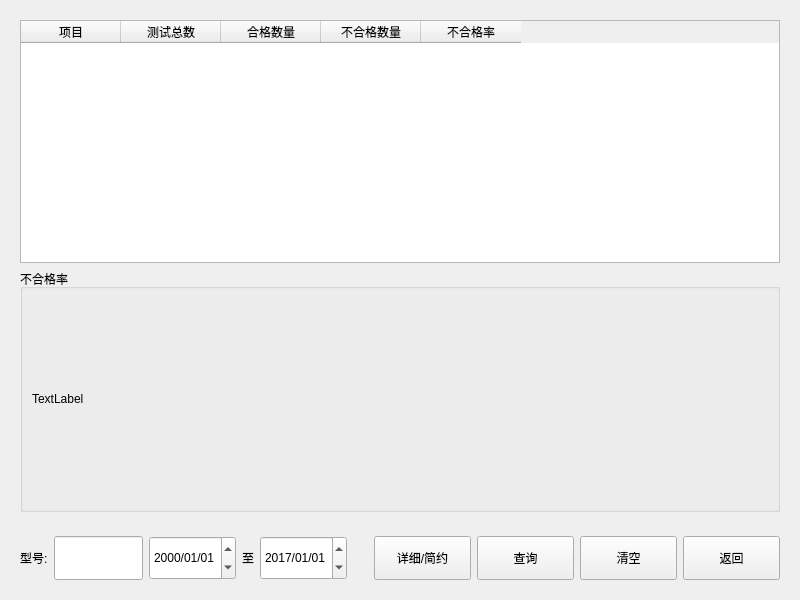
<?xml version="1.0" encoding="UTF-8"?>
<ui version="4.0">
 <class>CWinData</class>
 <widget class="QWidget" name="CWinData">
  <property name="geometry">
   <rect>
    <x>0</x>
    <y>0</y>
    <width>800</width>
    <height>600</height>
   </rect>
  </property>
  <property name="windowTitle">
   <string>Form</string>
  </property>
  <layout class="QVBoxLayout" name="verticalLayout" stretch="1,0">
   <item>
    <widget class="QStackedWidget" name="WidgetShow">
     <property name="currentIndex">
      <number>1</number>
     </property>
     <widget class="QWidget" name="WidgetTestData">
      <layout class="QVBoxLayout" name="verticalLayout_2">
       <item>
        <widget class="QTableView" name="TabTestData">
         <attribute name="verticalHeaderVisible">
          <bool>false</bool>
         </attribute>
        </widget>
       </item>
      </layout>
     </widget>
     <widget class="QWidget" name="WidgetDetail">
      <layout class="QVBoxLayout" name="verticalLayout_3">
       <item>
        <widget class="QTableWidget" name="TabDetail">
         <attribute name="verticalHeaderVisible">
          <bool>false</bool>
         </attribute>
         <column>
          <property name="text">
           <string>项目</string>
          </property>
         </column>
         <column>
          <property name="text">
           <string>测试总数</string>
          </property>
         </column>
         <column>
          <property name="text">
           <string>合格数量</string>
          </property>
         </column>
         <column>
          <property name="text">
           <string>不合格数量</string>
          </property>
         </column>
         <column>
          <property name="text">
           <string>不合格率</string>
          </property>
         </column>
        </widget>
       </item>
       <item>
        <widget class="QGroupBox" name="WinDetail">
         <property name="sizePolicy">
          <sizepolicy hsizetype="Preferred" vsizetype="Expanding">
           <horstretch>0</horstretch>
           <verstretch>0</verstretch>
          </sizepolicy>
         </property>
         <property name="title">
          <string>不合格率</string>
         </property>
         <layout class="QGridLayout" name="gridLayout">
          <item row="0" column="0">
           <widget class="Histogram" name="TextHistogram">
            <property name="sizePolicy">
             <sizepolicy hsizetype="Preferred" vsizetype="Expanding">
              <horstretch>0</horstretch>
              <verstretch>0</verstretch>
             </sizepolicy>
            </property>
            <property name="text">
             <string>TextLabel</string>
            </property>
           </widget>
          </item>
         </layout>
        </widget>
       </item>
      </layout>
     </widget>
    </widget>
   </item>
   <item>
    <widget class="QWidget" name="WidgetCtrl" native="true">
     <layout class="QHBoxLayout" name="horizontalLayout">
      <item>
       <widget class="QLabel" name="label_2">
        <property name="text">
         <string>型号:</string>
        </property>
       </widget>
      </item>
      <item>
       <widget class="QLineEdit" name="EditType">
        <property name="sizePolicy">
         <sizepolicy hsizetype="Expanding" vsizetype="Expanding">
          <horstretch>0</horstretch>
          <verstretch>0</verstretch>
         </sizepolicy>
        </property>
       </widget>
      </item>
      <item>
       <widget class="QDateEdit" name="DateEdit1">
        <property name="sizePolicy">
         <sizepolicy hsizetype="Minimum" vsizetype="Expanding">
          <horstretch>0</horstretch>
          <verstretch>0</verstretch>
         </sizepolicy>
        </property>
        <property name="displayFormat">
         <string>yyyy/MM/dd</string>
        </property>
       </widget>
      </item>
      <item>
       <widget class="QLabel" name="label">
        <property name="text">
         <string>至</string>
        </property>
       </widget>
      </item>
      <item>
       <widget class="QDateEdit" name="DateEdit2">
        <property name="sizePolicy">
         <sizepolicy hsizetype="Minimum" vsizetype="Expanding">
          <horstretch>0</horstretch>
          <verstretch>0</verstretch>
         </sizepolicy>
        </property>
        <property name="dateTime">
         <datetime>
          <hour>0</hour>
          <minute>0</minute>
          <second>0</second>
          <year>2017</year>
          <month>1</month>
          <day>1</day>
         </datetime>
        </property>
        <property name="displayFormat">
         <string>yyyy/MM/dd</string>
        </property>
       </widget>
      </item>
      <item>
       <spacer name="horizontalSpacer">
        <property name="orientation">
         <enum>Qt::Horizontal</enum>
        </property>
        <property name="sizeHint" stdset="0">
         <size>
          <width>40</width>
          <height>20</height>
         </size>
        </property>
       </spacer>
      </item>
      <item>
       <widget class="QPushButton" name="BtnShow">
        <property name="minimumSize">
         <size>
          <width>97</width>
          <height>44</height>
         </size>
        </property>
        <property name="text">
         <string>详细/简约</string>
        </property>
       </widget>
      </item>
      <item>
       <widget class="QPushButton" name="BtnCheck">
        <property name="minimumSize">
         <size>
          <width>97</width>
          <height>44</height>
         </size>
        </property>
        <property name="text">
         <string>查询</string>
        </property>
       </widget>
      </item>
      <item>
       <widget class="QPushButton" name="BtnClear">
        <property name="minimumSize">
         <size>
          <width>97</width>
          <height>44</height>
         </size>
        </property>
        <property name="text">
         <string>清空</string>
        </property>
       </widget>
      </item>
      <item>
       <widget class="QPushButton" name="BtnExit">
        <property name="minimumSize">
         <size>
          <width>97</width>
          <height>44</height>
         </size>
        </property>
        <property name="text">
         <string>返回</string>
        </property>
       </widget>
      </item>
     </layout>
    </widget>
   </item>
  </layout>
 </widget>
 <customwidgets>
  <customwidget>
   <class>Histogram</class>
   <extends>QLabel</extends>
   <header>Histogram.h</header>
  </customwidget>
 </customwidgets>
 <resources/>
 <connections/>
</ui>
